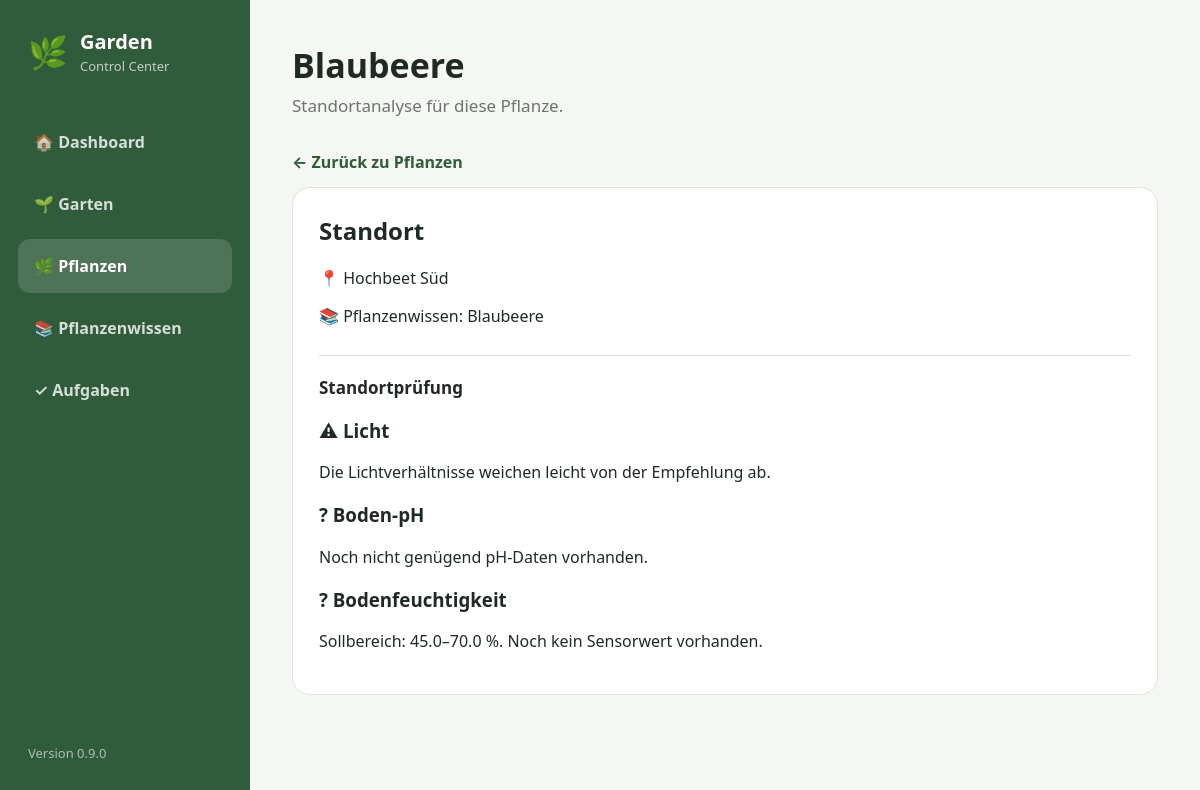
Page /plants/6/analysis on the committed database.
### app/models/plant.py (models this page shows)
class Plant(Base):
    __tablename__ = "plants"
    id: Mapped[int] = mapped_column(
        Integer,
        primary_key=True,
        index=True,
    )
    name: Mapped[str] = mapped_column(
        String(100),
        nullable=False,
    )
    variety: Mapped[str | None] = mapped_column(
        String(100),
        nullable=True,
    )
    quantity: Mapped[int] = mapped_column(
        Integer,
        default=1,
        nullable=False,
    )
    planted_at: Mapped[date | None] = mapped_column(
        Date,
        nullable=True,
    )
    notes: Mapped[str | None] = mapped_column(
        Text,
        nullable=True,
    )
    garden_area_id: Mapped[int] = mapped_column(
        ForeignKey("garden_areas.id"),
        nullable=False,
    )
    species_id: Mapped[int | None] = mapped_column(
        ForeignKey("plant_species.id"),
        nullable=True,
    )
    created_at: Mapped[datetime] = mapped_column(
        DateTime,
        default=datetime.now,
    )
    garden_area: Mapped["GardenArea"] = relationship(
        back_populates="plants",
    )
    species: Mapped["PlantSpecies | None"] = relationship(
        back_populates="plants",
    )

### app/models/garden_area.py (models this page shows)
class GardenArea(Base):
    __tablename__ = "garden_areas"
    id: Mapped[int] = mapped_column(
        Integer,
        primary_key=True,
        index=True,
    )
    name: Mapped[str] = mapped_column(
        String(100),
        nullable=False,
    )
    area_type: Mapped[str] = mapped_column(
        String(50),
        nullable=False,
    )
    area_size: Mapped[float | None] = mapped_column(
        Float,
        nullable=True,
    )
    light_condition: Mapped[str | None] = mapped_column(
        String(30),
        nullable=True,
    )
    soil_type: Mapped[str | None] = mapped_column(
        String(100),
        nullable=True,
    )
    soil_ph: Mapped[float | None] = mapped_column(
        Float,
        nullable=True,
    )
    irrigation_zone: Mapped[str | None] = mapped_column(
        String(50),
        nullable=True,
    )
    description: Mapped[str | None] = mapped_column(
        Text,
        nullable=True,
    )
    created_at: Mapped[datetime] = mapped_column(
        DateTime,
        default=datetime.now,
    )
    plants: Mapped[list["Plant"]] = relationship(
        back_populates="garden_area",
        cascade="all, delete-orphan",
    )

### app/models/plant_species.py (models this page shows)
class PlantSpecies(Base):
    __tablename__ = "plant_species"
    id: Mapped[int] = mapped_column(
        Integer,
        primary_key=True,
        index=True,
    )
    name: Mapped[str] = mapped_column(
        String(100),
        nullable=False,
        unique=True,
    )
    category: Mapped[str] = mapped_column(
        String(50),
        nullable=False,
    )
    sowing_start: Mapped[int | None] = mapped_column(
        Integer,
        nullable=True,
    )
    sowing_end: Mapped[int | None] = mapped_column(
        Integer,
        nullable=True,
    )
    planting_start: Mapped[int | None] = mapped_column(
        Integer,
        nullable=True,
    )
    planting_end: Mapped[int | None] = mapped_column(
        Integer,
        nullable=True,
    )
    harvest_start: Mapped[int | None] = mapped_column(
        Integer,
        nullable=True,
    )
    harvest_end: Mapped[int | None] = mapped_column(
        Integer,
        nullable=True,
    )
    water_need: Mapped[str] = mapped_column(
        String(20),
        default="mittel",
        nullable=False,
    )
    nutrient_need: Mapped[str] = mapped_column(
        String(20),
        default="mittel",
        nullable=False,
    )
    light_requirement: Mapped[str | None] = mapped_column(
        String(30),
        nullable=True,
    )
    soil_type: Mapped[str | None] = mapped_column(
        String(100),
        nullable=True,
    )
    soil_moisture_min: Mapped[float | None] = mapped_column(
        Float,
        nullable=True,
    )
    soil_moisture_max: Mapped[float | None] = mapped_column(
        Float,
        nullable=True,
    )
    soil_ph_min: Mapped[float | None] = mapped_column(
        Float,
        nullable=True,
    )
    soil_ph_max: Mapped[float | None] = mapped_column(
        Float,
        nullable=True,
    )
    frost_sensitive: Mapped[bool] = mapped_column(
        Boolean,
        default=False,
        nullable=False,
    )
    waterlogging_sensitive: Mapped[bool] = mapped_column(
        Boolean,
        default=False,
        nullable=False,
    )
    lime_sensitive: Mapped[bool] = mapped_column(
        Boolean,
        default=False,
        nullable=False,
    )
    description: Mapped[str | None] = mapped_column(
        Text,
        nullable=True,
    )
    created_at: Mapped[datetime] = mapped_column(
        DateTime,
        default=datetime.now,
    )
    plants: Mapped[list["Plant"]] = relationship(
        back_populates="species",
    )
    care_rules: Mapped[list["CareRule"]] = relationship(
        back_populates="species",
    )

### app/routers/plants.py (the view)
@router.get(
    "/plants/{plant_id}/analysis",
    response_class=HTMLResponse,
)
async def plant_location_analysis(
    plant_id: int,
    request: Request,
    db: Session = Depends(get_db),
):
    plant = db.get(Plant, plant_id)
    if plant is None:
        return RedirectResponse(
            "/plants",
            status_code=303,
        )
    analysis = None
    if plant.species and plant.garden_area:
        analysis = analyze_location(
            plant.species,
            plant.garden_area,
        )
    return templates.TemplateResponse(
        request=request,
        name="plant_analysis.html",
        context={
            "page": "plant_analysis",
            "app_name": APP_NAME,
            "version": APP_VERSION,
            "plant": plant,
            "analysis": analysis,
        },
    )

### app/templates/plant_analysis.html (shortened to what this page needs)
{% extends "base.html" %}
{% block content %}
        <header class="page-header">
            <div>
                <h1>
                    {{ plant.name }}
                </h1>
                <p>
                    Standortanalyse für diese Pflanze.
                </p>
            </div>
        </header>
        <a
            href="/plants"
            class="back-link"
        >
            ← Zurück zu Pflanzen
        </a>
        <div class="form-card">
            <h2>Standort</h2>
            <p>
                📍 {{ plant.garden_area.name }}
            </p>
            {% if plant.species %}
                <p>
                    📚 Pflanzenwissen:
                    {{ plant.species.name }}
                </p>
            {% endif %}
            <h2 class="form-section-title">
                Standortprüfung
            </h2>
            {% if analysis %}
                {% for result in analysis.results %}
                    <div class="analysis-result">
                        <h3>
                            {% if result.status == "good" %}
                                ✓
                            {% elif result.status == "warning" %}
                                ⚠
                            {% elif result.status == "bad" %}
                                ✕
                            {% else %}
                                ?
                            {% endif %}
                            {{ result.title }}
                        </h3>
                        <p>
                            {{ result.message }}
                        </p>
                    </div>
                {% endfor %}
            {% endif %}
        </div>
{% endblock %}

### app/static/css/style.css (style rules this page uses)
:root { --background: #f4f7f2; --surface: #ffffff; --primary: #315c3b; --primary-dark: #24482d; --primary-light: #e8f1e9; --text: #1f2a22; --muted: #6b756d; --border: #dce5dc; --danger: #a83a3a; --danger-background: #faeeee; --radius: 18px; }
* { box-sizing: border-box; }
html, body { margin: 0; min-height: 100%; }
body { font-family: system-ui, -apple-system, BlinkMacSystemFont, "Segoe UI", sans-serif; background: var(--background); color: var(--text); }
a { color: inherit; text-decoration: none; }
.page-header { margin-bottom: 34px; }
.page-header h1 { margin: 0 0 6px; font-size: 34px; }
.page-header p { margin: 0; color: var(--muted); font-size: 17px; }
h2 { margin-top: 0; }
.form-card { padding: 26px; background: var(--surface); border: 1px solid var(--border); border-radius: var(--radius); }
.form-section-title { margin: 28px 0 4px; padding-top: 20px; border-top: 1px solid var(--border); font-size: 17px; }
.back-link { display: inline-block; margin-bottom: 14px; color: var(--primary); font-weight: 650; }

### rows in the picture
Plant: name "Blaubeere"
GardenArea: garden_area.name "Hochbeet Süd"
PlantSpecies: species.name "Blaubeere"

### other values in the picture
{{ version }} "0.9.0"
{{ result.title }} "Licht" "Boden-pH" "Bodenfeuchtigkeit"
{{ result.message }} "Die Lichtverhältnisse weichen leicht von der Empfehlung ab." "Noch nicht genügend pH-Daten vorhanden." "Sollbereich: 45.0–70.0 %. Noch kein Sensorwert vorhanden."
